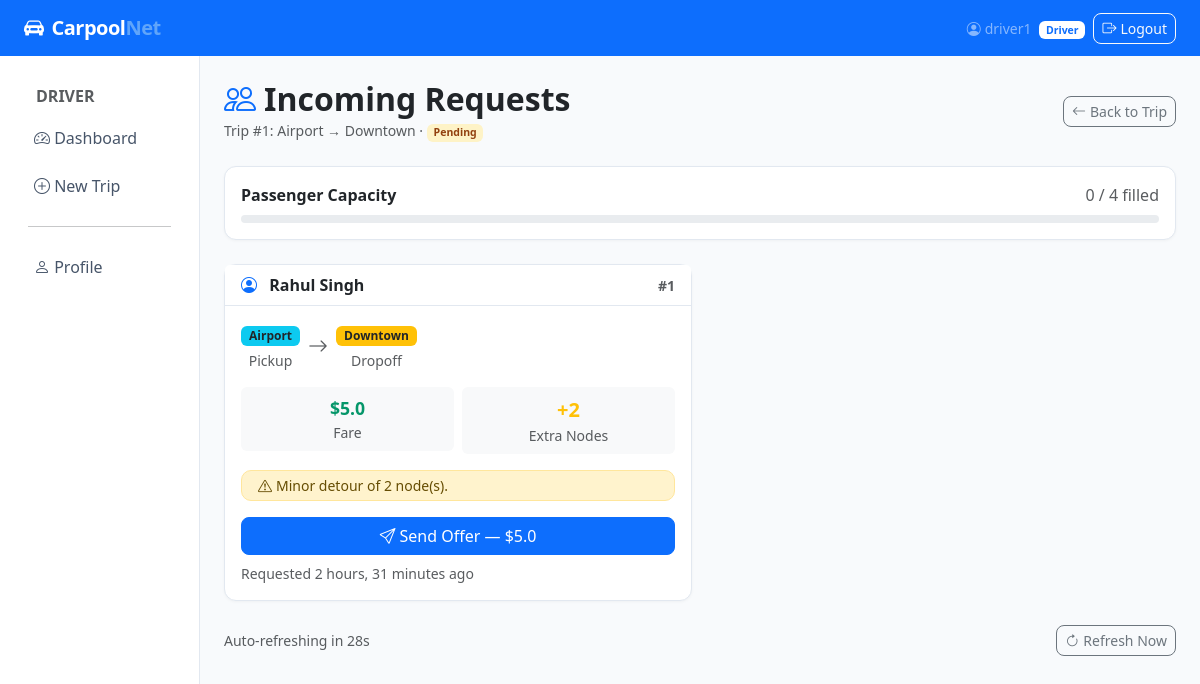
The page /trips/driver/trip/1/requests/ (signed in) on the database its author committed.
### accounts/models.py (models this page shows, shortened)
class User(AbstractUser):
    ROLE_PASSENGER = 'passenger'
    ROLE_DRIVER = 'driver'
    ROLE_CHOICES = [
        (ROLE_PASSENGER, 'Passenger'),
        (ROLE_DRIVER, 'Driver'),
    ]
    role = models.CharField(max_length=20, choices=ROLE_CHOICES, default=ROLE_PASSENGER)
    phone = models.CharField(max_length=20, blank=True)
    vehicle_model = models.CharField(max_length=100, blank=True)
    vehicle_plate = models.CharField(max_length=20, blank=True)
    wallet_balance = models.DecimalField(max_digits=10, decimal_places=2, default=0.00)
    total_earnings = models.DecimalField(max_digits=10, decimal_places=2, default=0.00)
    @property
    def is_driver(self):
        return self.role == self.ROLE_DRIVER
    @property
    def is_passenger(self):
        return self.role == self.ROLE_PASSENGER

### trips/models.py (models this page shows, shortened)
class Trip(models.Model):
    STATUS_PENDING = 'pending'
    STATUS_ACTIVE = 'active'
    STATUS_COMPLETED = 'completed'
    STATUS_CANCELLED = 'cancelled'
    STATUS_CHOICES = [
        (STATUS_PENDING, 'Pending'),
        (STATUS_ACTIVE, 'Active'),
        (STATUS_COMPLETED, 'Completed'),
        (STATUS_CANCELLED, 'Cancelled'),
    ]
    driver = models.ForeignKey(
        settings.AUTH_USER_MODEL, on_delete=models.CASCADE,
        related_name='driven_trips'
    )
    start_node = models.ForeignKey(Node, on_delete=models.PROTECT, related_name='trips_starting')
    end_node = models.ForeignKey(Node, on_delete=models.PROTECT, related_name='trips_ending')
    current_node = models.ForeignKey(Node, on_delete=models.SET_NULL,
                                     null=True, blank=True, related_name='trips_currently_at')
    max_passengers = models.PositiveIntegerField(default=3)
    status = models.CharField(max_length=20, choices=STATUS_CHOICES, default=STATUS_PENDING)
    created_at = models.DateTimeField(auto_now_add=True)
    started_at = models.DateTimeField(null=True, blank=True)
    completed_at = models.DateTimeField(null=True, blank=True)
    class Meta:
        ordering = ['-created_at']
    def get_remaining_route_nodes(self):
        if self.current_node_id is None:
            return self.route_nodes.order_by('order')
        current_order = self.route_nodes.filter(node_id=self.current_node_id).first()
        if current_order is None:
            return self.route_nodes.order_by('order')
        return self.route_nodes.filter(order__gt=current_order.order).order_by('order')
    def get_remaining_route_node_ids(self):
        return list(self.get_remaining_route_nodes().values_list('node_id', flat=True))
    def get_confirmed_passenger_count(self):
        return self.carpool_requests.filter(status=CarpoolRequest.STATUS_CONFIRMED).count()
    def has_capacity(self):
        return self.get_confirmed_passenger_count() < self.max_passengers

class CarpoolRequest(models.Model):
    STATUS_PENDING = 'pending'
    STATUS_OFFERED = 'offered'
    STATUS_CONFIRMED = 'confirmed'
    STATUS_CANCELLED = 'cancelled'
    STATUS_COMPLETED = 'completed'
    STATUS_CHOICES = [
        (STATUS_PENDING, 'Pending'),
        (STATUS_OFFERED, 'Driver Offered'),
        (STATUS_CONFIRMED, 'Confirmed'),
        (STATUS_CANCELLED, 'Cancelled'),
        (STATUS_COMPLETED, 'Completed'),
    ]
    passenger = models.ForeignKey(
        settings.AUTH_USER_MODEL, on_delete=models.CASCADE,
        related_name='carpool_requests'
    )
    pickup_node = models.ForeignKey(Node, on_delete=models.PROTECT, related_name='pickups')
    dropoff_node = models.ForeignKey(Node, on_delete=models.PROTECT, related_name='dropoffs')
    status = models.CharField(max_length=20, choices=STATUS_CHOICES, default=STATUS_PENDING)
    confirmed_trip = models.ForeignKey(
        Trip, on_delete=models.SET_NULL, null=True, blank=True,
        related_name='carpool_requests'
    )
    fare = models.DecimalField(max_digits=8, decimal_places=2, null=True, blank=True)
    created_at = models.DateTimeField(auto_now_add=True)
    updated_at = models.DateTimeField(auto_now=True)
    class Meta:
        ordering = ['-created_at']

### network/models.py (models this page shows)
class Node(models.Model):
    name = models.CharField(max_length=100, unique=True)
    description = models.TextField(blank=True)
    latitude = models.FloatField(null=True, blank=True)
    longitude = models.FloatField(null=True, blank=True)
    created_at = models.DateTimeField(auto_now_add=True)
    def __str__(self):
        return self.name

### trips/views.py (the view)
    @login_required
    def wrapper(request, *args, **kwargs):
        if not request.user.is_driver:
            messages.error(request, 'Only drivers can access this page.')
            return redirect('trips:passenger_dashboard')
        return view_func(request, *args, **kwargs)

### network/graph_utils.py (called while the page is built)
def nodes_within_hops(node_id_set, hops):
    visited = set(node_id_set)
    frontier = set(node_id_set)
    for _ in range(hops):
        next_frontier = set()
        edges_fwd = Edge.objects.filter(from_node_id__in=frontier).values_list('to_node_id', flat=True)
        edges_bck = Edge.objects.filter(to_node_id__in=frontier).values_list('from_node_id', flat=True)
        for nid in list(edges_fwd) + list(edges_bck):
            if nid not in visited:
                visited.add(nid)
                next_frontier.add(nid)
        frontier = next_frontier
        if not frontier:
            break
    return visited

def insert_passenger_into_route(remaining_route_ids, pickup_id, dropoff_id):
    if not remaining_route_ids:
        return None, None
    best_route = None
    best_detour = float('inf')
    n = len(remaining_route_ids)
    for i in range(n + 1):
        for j in range(i, n + 1):
            route = list(remaining_route_ids)
            route.insert(j, dropoff_id)
            route.insert(i, pickup_id)
            if _is_valid_route(route):
                detour = len(route) - len(remaining_route_ids)
                if detour < best_detour:
                    best_detour = detour
                    best_route = route
    if best_route is None:
        return None, None
    return best_route, best_detour

def _is_valid_route(route_ids):
    if len(route_ids) < 2:
        return True
    edge_set = set(
        Edge.objects.filter(
            from_node_id__in=route_ids,
            to_node_id__in=route_ids
        ).values_list('from_node_id', 'to_node_id')
    )
    for i in range(len(route_ids) - 1):
        if route_ids[i] == route_ids[i + 1]:
            continue  # same node (passenger at route node)
        if (route_ids[i], route_ids[i + 1]) not in edge_set:
            return False
    return True

### trips/views.py (called while the page is built)
def driver_required(view_func):
    @login_required
    def wrapper(request, *args, **kwargs):
        if not request.user.is_driver:
            messages.error(request, 'Only drivers can access this page.')
            return redirect('trips:passenger_dashboard')
        return view_func(request, *args, **kwargs)
    return wrapper

### templates/trips/driver_incoming_requests.html (shortened to what this page needs)
{% extends 'base.html' %}
{% block content %}
<div class="d-flex justify-content-between align-items-center mb-4">
  <div>
    <h2 class="fw-bold mb-0">
      <i class="bi bi-people me-2 text-primary"></i>Incoming Requests
    </h2>
    <small class="text-muted">
      Trip #{{ trip.id }}: {{ trip.start_node }} → {{ trip.end_node }} ·
      <span class="badge badge-{{ trip.status }}">{{ trip.get_status_display }}</span>
    </small>
  </div>
  <a href="{% url 'trips:trip_detail_driver' trip.id %}" class="btn btn-outline-secondary btn-sm">
    <i class="bi bi-arrow-left me-1"></i>Back to Trip
  </a>
</div>
{% with confirmed=trip.carpool_requests.count %}
<div class="card mb-4">
  <div class="card-body py-3">
    <div class="d-flex justify-content-between align-items-center mb-2">
      <span class="fw-semibold">Passenger Capacity</span>
      <span class="text-muted">{{ confirmed }} / {{ trip.max_passengers }} filled</span>
    </div>
    <div class="progress" style="height:8px">
    </div>
  </div>
</div>
{% endwith %}
{% if request_details %}
<div class="row g-3">
  {% for detail in request_details %}
  <div class="col-md-6">
    <div class="card h-100">
      <div class="card-header d-flex justify-content-between align-items-center">
        <span class="fw-semibold">
          <i class="bi bi-person-circle me-2 text-primary"></i>
          {{ detail.request.passenger.get_full_name|default:detail.request.passenger.username }}
        </span>
        <span class="text-muted small">#{{ detail.request.id }}</span>
      </div>
      <div class="card-body">
        <div class="d-flex align-items-center gap-2 mb-3">
          <div class="text-center">
            <div class="badge bg-info text-dark px-2 py-1">{{ detail.request.pickup_node }}</div>
            <div class="text-muted small mt-1">Pickup</div>
          </div>
          <i class="bi bi-arrow-right text-muted fs-5 flex-shrink-0"></i>
          <div class="text-center">
            <div class="badge bg-warning text-dark px-2 py-1">{{ detail.request.dropoff_node }}</div>
            <div class="text-muted small mt-1">Dropoff</div>
          </div>
        </div>
        <div class="row g-2 mb-3">
          <div class="col-6">
            <div class="bg-light rounded p-2 text-center">
              <div class="fare-badge">${{ detail.fare }}</div>
              <div class="text-muted small">Fare</div>
            </div>
          </div>
          <div class="col-6">
            <div class="bg-light rounded p-2 text-center">
              <div class="fw-bold fs-5 {% if detail.detour == 0 %}text-success{% elif detail.detour <= 2 %}text-warning{% else %}text-danger{% endif %}">
                +{{ detail.detour }}
              </div>
              <div class="text-muted small">Extra Nodes</div>
            </div>
          </div>
        </div>
        {% if detail.detour == 0 %}
        <div class="alert alert-success py-1 mb-3 small">
          <i class="bi bi-star-fill me-1"></i>No detour — passenger is on your route!
        </div>
        {% elif detail.detour <= 2 %}
        <div class="alert alert-warning py-1 mb-3 small">
          <i class="bi bi-exclamation-triangle me-1"></i>Minor detour of {{ detail.detour }} node(s).
        </div>
        {% else %}
        <div class="alert alert-secondary py-1 mb-3 small">
          <i class="bi bi-info-circle me-1"></i>Detour of {{ detail.detour }} node(s).
        </div>
        {% endif %}
        {% if trip.has_capacity %}
        <form method="post" action="{% url 'trips:make_offer' trip.id detail.request.id %}">
          <button class="btn btn-primary w-100">
            <i class="bi bi-send me-1"></i>Send Offer — ${{ detail.fare }}
          </button>
        </form>
        {% else %}
        <button class="btn btn-secondary w-100" disabled>
          <i class="bi bi-person-x me-1"></i>Trip Full
        </button>
        {% endif %}
        <div class="text-muted small mt-2">
          Requested {{ detail.request.created_at|timesince }} ago
        </div>
      </div>
    </div>
  </div>
  {% endfor %}
</div>
{% endif %}
<div class="mt-4 d-flex justify-content-between align-items-center">
  <span class="text-muted small" id="refresh-timer">Auto-refreshing in <span id="countdown">30</span>s</span>
  <button class="btn btn-outline-secondary btn-sm" onclick="location.reload()">
    <i class="bi bi-arrow-clockwise me-1"></i>Refresh Now
  </button>
</div>
{% endblock %}

### templates/base.html (shortened to what this page needs)
<!DOCTYPE html>
<html lang="en" data-bs-theme="light">
<head>
  <link href="https://cdn.jsdelivr.net/npm/bootstrap@5.3.2/dist/css/bootstrap.min.css" rel="stylesheet">
  <link href="https://cdn.jsdelivr.net/npm/bootstrap-icons@1.11.3/font/bootstrap-icons.min.css" rel="stylesheet">
</head>
<body>
<nav class="navbar navbar-expand-lg navbar-dark bg-primary sticky-top">
  <div class="container-fluid px-4">
    <a class="navbar-brand" href="/"><i class="bi bi-car-front-fill me-2"></i>Carpool<span>Net</span></a>
    <div class="collapse navbar-collapse" id="nav">
      <ul class="navbar-nav ms-auto align-items-center gap-2">
        {% if user.is_authenticated %}
          <li class="nav-item">
            <span class="navbar-text text-white-50 small">
              <i class="bi bi-person-circle me-1"></i>{{ user.username }}
              <span class="badge bg-white text-primary ms-1">{{ user.get_role_display }}</span>
            </span>
          </li>
          <li class="nav-item">
            <a class="btn btn-outline-light btn-sm" href="{% url 'accounts:logout' %}">
              <i class="bi bi-box-arrow-right me-1"></i>Logout
            </a>
          </li>
        {% else %}
          <li class="nav-item"><a class="btn btn-outline-light btn-sm" href="{% url 'accounts:login' %}">Login</a></li>
          <li class="nav-item"><a class="btn btn-light btn-sm" href="{% url 'accounts:register' %}">Register</a></li>
        {% endif %}
      </ul>
    </div>
  </div>
</nav>
<div class="container-fluid">
  <div class="row">
    {% if user.is_authenticated %}
    <nav class="col-md-2 d-none d-md-block sidebar py-3">
      <div class="nav flex-column">
        {% if user.is_driver %}
          <span class="nav-link text-muted small fw-bold px-3 pb-1">DRIVER</span>
          <a href="{% url 'trips:driver_dashboard' %}" class="nav-link {% if request.resolver_match.url_name == 'driver_dashboard' %}active{% endif %}">
            <i class="bi bi-speedometer2"></i> Dashboard
          </a>
          <a href="{% url 'trips:create_trip' %}" class="nav-link {% if request.resolver_match.url_name == 'create_trip' %}active{% endif %}">
            <i class="bi bi-plus-circle"></i> New Trip
          </a>
        {% endif %}
        <hr class="mx-3">
        <a href="{% url 'accounts:profile' %}" class="nav-link {% if request.resolver_match.url_name == 'profile' %}active{% endif %}">
          <i class="bi bi-person"></i> Profile
        </a>
      </div>
    </nav>
    <main class="col-md-10 py-4 px-4">
    {% else %}
    <main class="col-12 py-4 px-4">
    {% endif %}
      {% block content %}{% endblock %}
    </main>
  </div>
</div>
</body>
</html>

### templates/base.html (style rules this page uses)
:root { --cp-primary: #2563eb; --cp-secondary: #7c3aed; --cp-success: #059669; --cp-surface: #f8fafc; }
body { background: var(--cp-surface); font-family: 'Segoe UI', system-ui, sans-serif; }
.navbar-brand { font-weight: 800; letter-spacing: -0.5px; }
.navbar-brand span { color: #60a5fa; }
.sidebar { min-height: calc(100vh - 56px); background: #fff; border-right: 1px solid #e2e8f0; }
.sidebar .nav-link { color: #475569; border-radius: 8px; margin: 2px 8px; padding: 10px 14px; }
.sidebar .nav-link i { width: 20px; }
.card { border: 1px solid #e2e8f0; border-radius: 12px; box-shadow: 0 1px 3px rgba(0,0,0,.04); }
.card-header { background: #fff; border-bottom: 1px solid #e2e8f0; font-weight: 600; }
.badge-pending { background: #fef3c7; color: #92400e; }
.fare-badge { font-size: 1.1rem; font-weight: 700; color: var(--cp-success); }
.alert { border-radius: 10px; }
.btn { border-radius: 8px; }

### rows shown on the page
User: username "driver1", role "Driver"
Trip: id "1", start_node "Airport", end_node "Downtown", status "Pending", max_passengers "4"
CarpoolRequest: request.passenger.get_full_name "Rahul Singh", request.id "1", request.pickup_node "Airport", request.dropoff_node "Downtown", fare "5.0", detour "2", request.created_at "2 hours, 31 minutes"

### other values the page prints
{{ confirmed }} "0"
